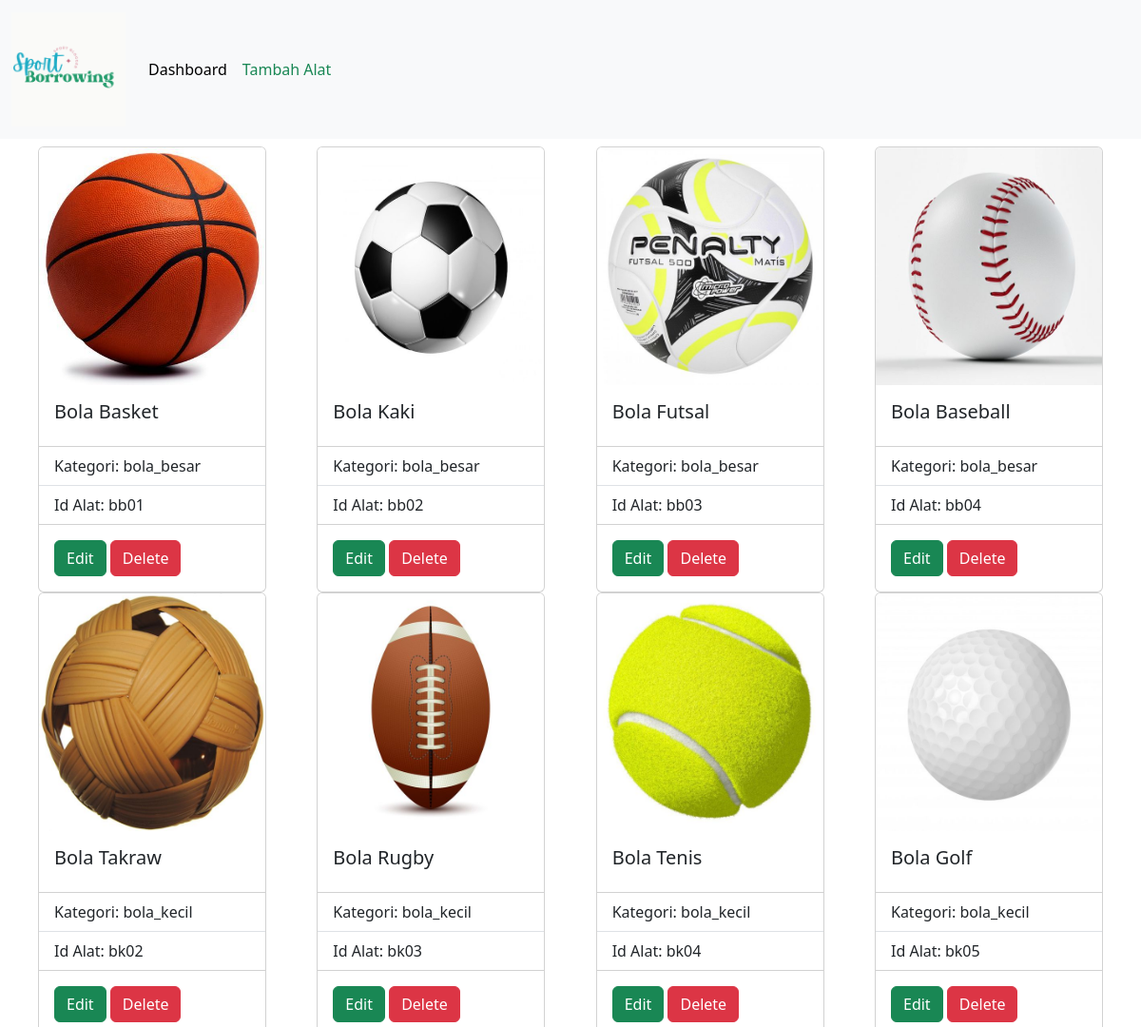
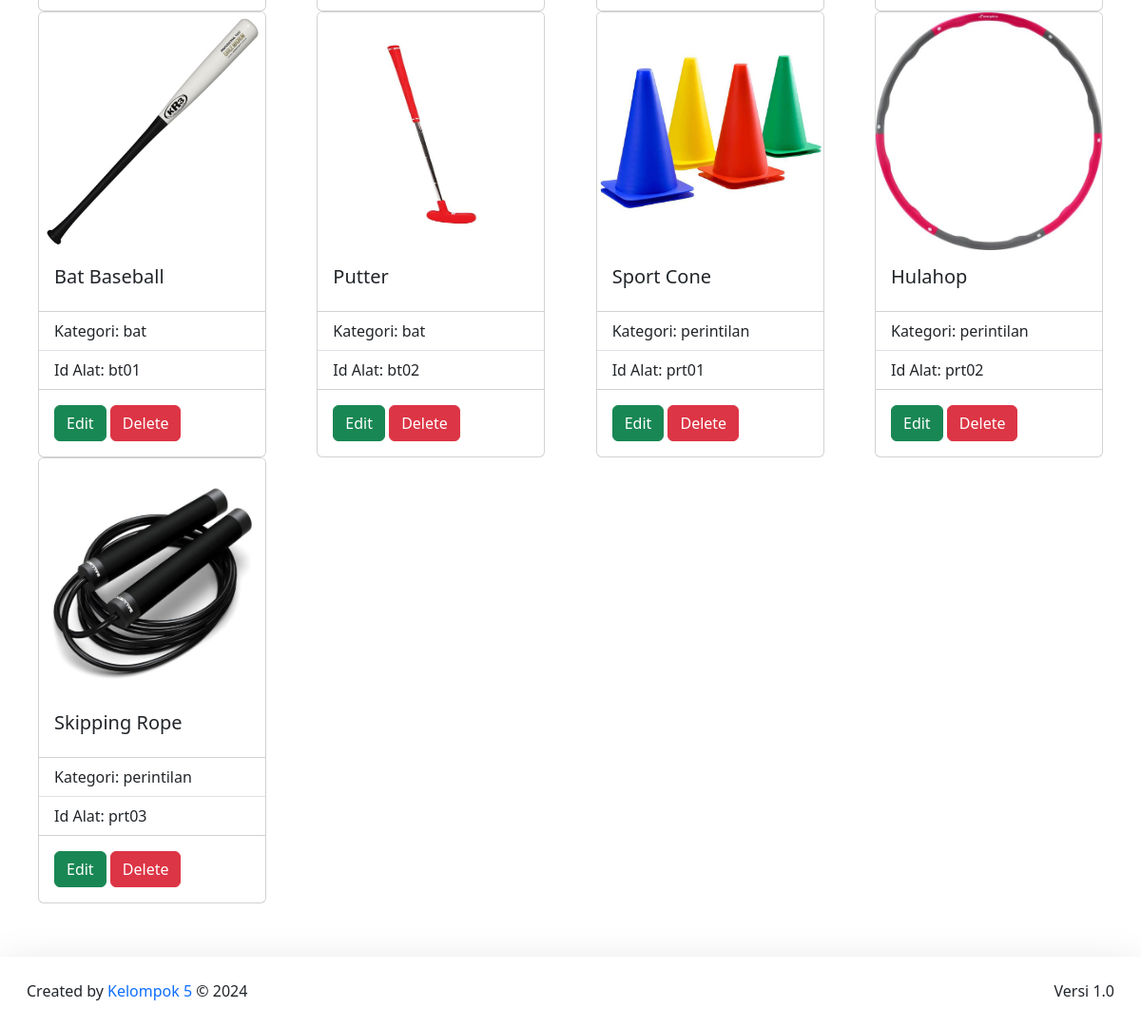
Screenshot of /DashboardAdmin/alat_olahraga/daftarAlat.php with the database file from the repository (2 pictures, top to bottom).
### tables this page shows
CREATE TABLE `alat_olahraga` (
  `gambar` varchar(255) NOT NULL,
  `id_alat` varchar(20) NOT NULL,
  `kategori` varchar(255) NOT NULL,
  `nama_alat` varchar(255) NOT NULL,
  `merek` varchar(255) NOT NULL,
  `tahun_produksi` date NOT NULL,
  `alat_deskripsi` text NOT NULL
);

### config/config.php (called while the page is built, shortened)
<?php
$host = "127.0.0.1";
$username = "root";
$password = "";
$database_name = "sport";
$connection = mysqli_connect($host, $username, $password, $database_name);
function queryReadData($dataKategori) {
  global $connection;
  $result = mysqli_query($connection, $dataKategori);
  $items = [];
  while($item = mysqli_fetch_assoc($result)) {
    $items[] = $item;
  }
  return $items;
}
?>

### DashboardAdmin/alat_olahraga/daftarAlat.php (the view, shortened to what this page needs)
<?php
require "../../config/config.php";
$alat_olahraga = queryReadData("SELECT * FROM alat_olahraga");
?>
<!DOCTYPE html>
<html lang="en">
<head>
  <link href="https://cdn.jsdelivr.net/npm/bootstrap@5.3.2/dist/css/bootstrap.min.css" rel="stylesheet">
</head>
<body>
<nav class="navbar fixed-top navbar-expand-lg bg-body-tertiary">
  <div class="container-fluid">
    <a class="navbar-brand" href="#">
      <img src="../../assets/logoNav.png" alt="logo" width="120px">
    </a>
    <div class="collapse navbar-collapse" id="navbarNav">
      <ul class="navbar-nav">
        <li class="nav-item">
          <a class="nav-link active" aria-current="page" href="../dashboardAdmin.php">Dashboard</a>
        </li>
        <li class="nav-item">
          <a class="nav-link text-success" href="tambahAlat.php">Tambah Alat</a>
        </li>
      </ul>
    </div>
  </div>
</nav>
<div class="p-4 mt-4">
  <form action="" method="post" class="mt-5">
    <div class="input-group d-flex justify-content-end mb-3">
      <button class="border border-start-0 bg-light rounded rounded-start-0" type="submit" name="search"><i class="fa-solid fa-magnifying-glass"></i></button>
    </div>
  </form>
  <div class="layout-card-custom d-flex flex-wrap" style="margin: 1rem; margin-bottom: 2rem; justify-content: space-between;">
    <?php foreach ($alat_olahraga as $item) : ?>
      <div class="card" style="width: 15rem;">
        <img src="../../imgDB/<?= $item["gambar"]; ?>" class="card-img-top" alt="GambarAlat" height="250px">
        <div class="card-body">
          <h5 class="card-title"><?= $item["nama_alat"]; ?></h5>
        </div>
        <ul class="list-group list-group-flush">
          <li class="list-group-item">Kategori: <?= $item["kategori"]; ?></li>
          <li class="list-group-item">Id Alat: <?= $item["id_alat"]; ?></li>
        </ul>
        <div class="card-body">
        <a class="btn btn-success" href="updateAlat.php?idReview=<?= $item["id_alat"]; ?>" id="review">Edit</a>
          <a class="btn btn-danger" href="deleteAlat.php?id=<?= $item["id_alat"]; ?>" onclick="return confirm('Yakin ingin menghapus data alat?');">Delete</a>
        </div>
      </div>
    <?php endforeach; ?>
  </div>
</div>
<footer class="shadow-lg bg-subtle p-3">
  <div class="container-fluid d-flex justify-content-between">
    <p class="mt-2">Created by <span class="text-primary">Kelompok 5</span> © 2024</p>
    <p class="mt-2">Versi 1.0</p>
  </div>
</footer>
</body>
</html>

### rows the page displays
alat_olahraga: gambar (picture), nama_alat "Bola Basket", kategori "bola_besar", id_alat "bb01"
alat_olahraga: gambar (picture), nama_alat "Bola Kaki", kategori "bola_besar", id_alat "bb02"
alat_olahraga: gambar (picture), nama_alat "Bola Futsal", kategori "bola_besar", id_alat "bb03"
alat_olahraga: gambar (picture), nama_alat "Bola Baseball", kategori "bola_besar", id_alat "bb04"
alat_olahraga: gambar (picture), nama_alat "Bola Takraw", kategori "bola_kecil", id_alat "bk02"
alat_olahraga: gambar (picture), nama_alat "Bola Rugby", kategori "bola_kecil", id_alat "bk03"
alat_olahraga: gambar (picture), nama_alat "Bola Tenis", kategori "bola_kecil", id_alat "bk04"
alat_olahraga: gambar (picture), nama_alat "Bola Golf", kategori "bola_kecil", id_alat "bk05"
alat_olahraga: gambar (picture), nama_alat "Bat Baseball", kategori "bat", id_alat "bt01"
alat_olahraga: gambar (picture), nama_alat "Putter", kategori "bat", id_alat "bt02"
alat_olahraga: gambar (picture), nama_alat "Sport Cone", kategori "perintilan", id_alat "prt01"
alat_olahraga: gambar (picture), nama_alat "Hulahop", kategori "perintilan", id_alat "prt02"
alat_olahraga: gambar (picture), nama_alat "Skipping Rope", kategori "perintilan", id_alat "prt03"
